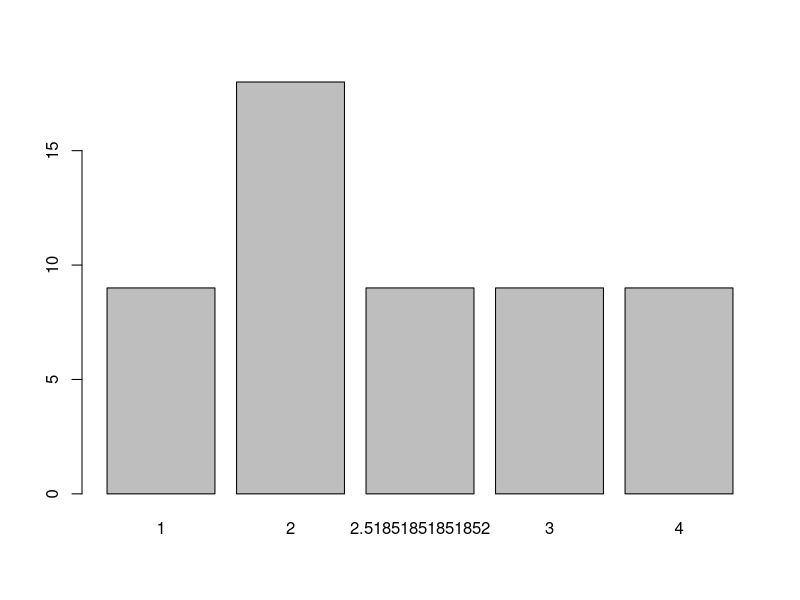

Reproduce this figure in R.
## ---- chunk 1
knitr::opts_chunk$set(echo = TRUE)
## ---- chunk 2
fert<-c(10,20,20,50,10,20,10,50,20)
fert<-factor(fert)
fert
table(fert,fert) #交叉分析表、樞紐分析表
## ---- chunk 3
fert<-c(10,20,20,50,10,20,10,50,20)
f1<-factor(c("a","a","a","b","b","c","c","c","c")) #樣本數要一樣
fert<-factor(fert)
table(fert,f1) 
## ---- chunk 4
f1<-c("高","高","高","中","中","低","低","低","低")
ff<-factor(f1,levels=c("低","中","高"),order=T)
ff
## ---- chunk 5
f2<-c("高","高","高","中","中","低","低","低","低")
f2<-factor(f2)
f1<-c("高","高","高","中","中","低","低","低","低")
f1<-factor(f1,levels=c("低","中","高"),order=T)
f1
f2
## ---- chunk 6
x<-c(1,2,3,4)
summary(x)
fert<-c(10,20,20,50,10,20,10,50,20)
f1<-factor(c("a","a","a","b","b","c","c","c","c")) #樣本數要一樣
fert<-factor(fert)
str(f1)
class(f1)
typeof(f1)
attributes(f1)
levels(f1)
cc<-levels(f1)
typeof(f1)
cc[1]
cc[2]
cc[3]
class(cc)
str(cc)
typeof(cc)
cc[1]
attr(f1,"levels")
as.numeric(levels(fert)[fert])
xx<-levels(fert)
xx
xx[1]
xx[2]
xx[c(1,2,1,1,2,3,1)]
levels(fert)[fert] #出來是字串向量
levels(fert)[1]
levels(fert)[2]
levels(fert)[3]
typeof(fert)
# min(fert)
fert

## ---- chunk 7
tree<-read.csv("trees92.csv")
tree
View(tree)
typeof(tree) #顯示為list所以用$就可連結欄位名稱
class(tree)
str(tree)
attributes(tree)
names(tree)
row.names(tree)
summary(tree$C)
x<-summary(tree$C)
table(x)
tree$C<-x
table(tree$C)
summary(tree)
tree$N<-factor(tree$N) #與C相同概念，方式較快
summary(tree)

barplot(table(tree$C))

## ---- chunk 8
tree1<-read.csv("trees91.csv",encoding = "UTF-8")
tree1$"中文"<-factor(tree1$"中文") #(3.6.1)一定要用反頓號因為中文不合法(3.6.2)雙引號
tree$N<-factor(tree1$"中文")
summary(tree1$"中文")
## ---- chunk 9
paste0("a","b") #"a"+"b"="ab"sep當成加號黏起來使用
paste0("a","b",collapse = "-------")
paste0(c("a","b"),c(1,2))
paste0(c("a","b"),c(1,2),collapse = "----")
print("------")
paste("a","b",sep="")==paste0("a","b") #"a"+"b" = "a"`sep`"b"


